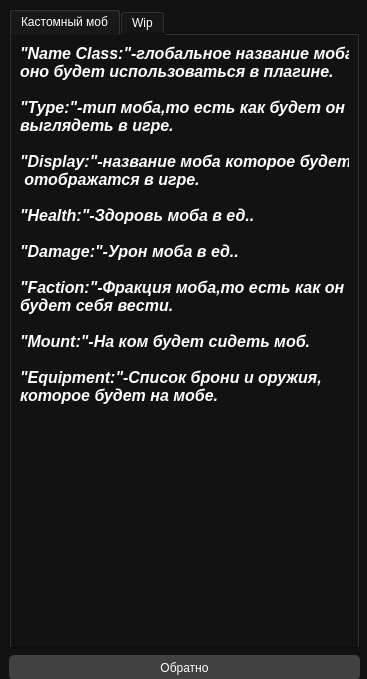
<?xml version="1.0" encoding="UTF-8"?>
<ui version="4.0">
 <class>hw</class>
 <widget class="QWidget" name="hw">
  <property name="geometry">
   <rect>
    <x>0</x>
    <y>0</y>
    <width>367</width>
    <height>679</height>
   </rect>
  </property>
  <property name="windowTitle">
   <string>Form</string>
  </property>
  <property name="windowIcon">
   <iconset>
    <normaloff>../Ico.png</normaloff>../Ico.png</iconset>
  </property>
  <property name="styleSheet">
   <string notr="true">background: #121212
</string>
  </property>
  <widget class="QWidget" name="layoutWidget">
   <property name="geometry">
    <rect>
     <x>9</x>
     <y>9</y>
     <width>351</width>
     <height>671</height>
    </rect>
   </property>
   <layout class="QGridLayout" name="gridLayout_2">
    <item row="0" column="0">
     <widget class="QTabWidget" name="tabWidget">
      <property name="styleSheet">
       <string notr="true">color: #ffffff</string>
      </property>
      <property name="currentIndex">
       <number>0</number>
      </property>
      <widget class="QWidget" name="CM">
       <attribute name="title">
        <string>Кастомный моб</string>
       </attribute>
       <layout class="QGridLayout" name="gridLayout">
        <item row="0" column="0">
         <widget class="QLabel" name="label">
          <property name="font">
           <font>
            <pointsize>12</pointsize>
            <weight>75</weight>
            <italic>true</italic>
            <bold>true</bold>
            <underline>false</underline>
            <strikeout>false</strikeout>
            <kerning>true</kerning>
           </font>
          </property>
          <property name="styleSheet">
           <string notr="true">color: #ffffff</string>
          </property>
          <property name="text">
           <string>&quot;Name Class:&quot;-глобальное название моба,
оно будет использоваться в плагине.

&quot;Type:&quot;-тип моба,то есть как будет он
выглядеть в игре.

&quot;Display:&quot;-название моба которое будет
 отображатся в игре.

&quot;Health:&quot;-Здоровь моба в ед..

&quot;Damage:&quot;-Урон моба в ед..

&quot;Faction:&quot;-Фракция моба,то есть как он
будет себя вести.

&quot;Mount:&quot;-На ком будет сидеть моб.

&quot;Equipment:&quot;-Список брони и оружия,
которое будет на мобе.</string>
          </property>
          <property name="alignment">
           <set>Qt::AlignLeading|Qt::AlignLeft|Qt::AlignTop</set>
          </property>
         </widget>
        </item>
       </layout>
      </widget>
      <widget class="QWidget" name="wip">
       <attribute name="title">
        <string>Wip</string>
       </attribute>
       <layout class="QVBoxLayout" name="verticalLayout_3">
        <item>
         <widget class="QLabel" name="label_3">
          <property name="font">
           <font>
            <pointsize>12</pointsize>
            <weight>75</weight>
            <italic>true</italic>
            <bold>true</bold>
            <underline>false</underline>
            <strikeout>false</strikeout>
            <kerning>true</kerning>
           </font>
          </property>
          <property name="text">
           <string>WIP</string>
          </property>
          <property name="alignment">
           <set>Qt::AlignLeading|Qt::AlignLeft|Qt::AlignTop</set>
          </property>
         </widget>
        </item>
       </layout>
      </widget>
     </widget>
    </item>
    <item row="1" column="0">
     <widget class="QPushButton" name="back">
      <property name="styleSheet">
       <string notr="true">color: #ffffff;
background: #414141;
border-radius: 5px;
height: 25px</string>
      </property>
      <property name="text">
       <string>Обратно</string>
      </property>
     </widget>
    </item>
   </layout>
  </widget>
 </widget>
 <resources/>
 <connections/>
</ui>
